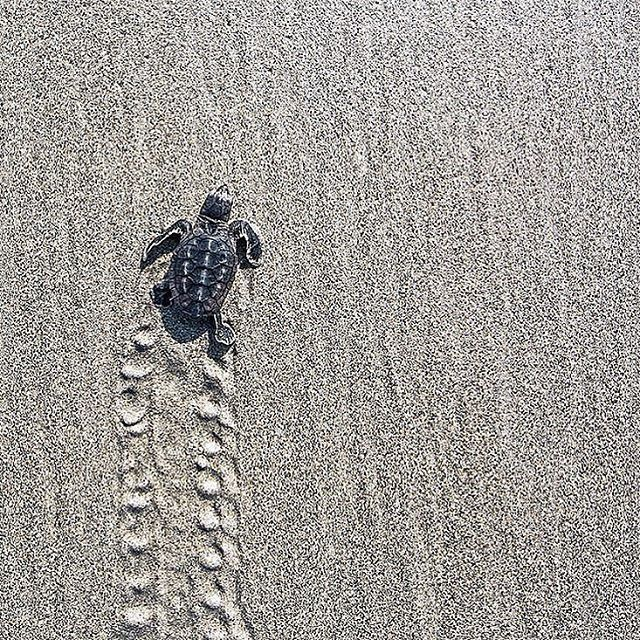
#> input picture images/turtle.jpg, 640 x 640 px
$ python kamuflaj.py
#> lines starting #> are read from the running program, lines starting #| are printed output that depends on the picture
from PIL import Image
import numpy as np
import scipy
import scipy.cluster
import random
import cv2
from matplotlib import pyplot as plt

def openImage(image, width=500, height=500):
#> called with image = 'images/turtle.jpg', width = 500, height = 500
    image = Image.open(image)
#> image is the input picture: PIL image 640x640 RGB; mean R, G, B 160.3, 157, 153.4
    image = image.resize((width, height))
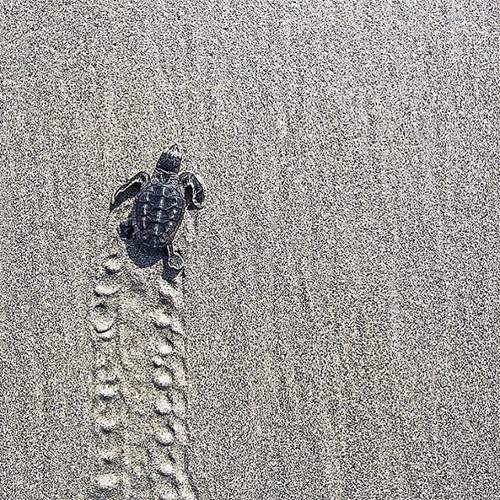
#> image: PIL image 500x500 RGB; mean R, G, B 160.2, 156.9, 153.4
    colorArray = createPattern(image)

    gray = image.convert('L')
    bw = np.asarray(gray).copy()
    bw[bw < 128] = 0
    bw[bw >= 128] = 255
    bw = Image.fromarray(bw) #Siyah beyaza çevrilmiş numpy tipi image formatına dönüştürüldü.
    pix=bw.load()
    imPix=image.load()
    cBlack = 0
    cWhite = 0

    #Resimdeki siyah beyaz sayısının hesaplanması.
    for x in range(height):
        for y in range(width):
            if(pix[x ,y] == 0):
                cBlack = cBlack+1
            else:
                cWhite = cWhite+1

    #Kamufle olacak nesnenin piksellerinin belirlenmesi ve o konuma göre ana resmin piksellerine renk ataması.
    for x in range(height):
        for y in range(width):
            if cWhite > cBlack:
                if(pix[x ,y] == 0):
                    a = random.choice(colorArray)
                    imPix[x, y] = tuple(a)
            else:
                if(pix[x ,y] == 255):
                    a = random.choice(colorArray)
                    imPix[x, y] = tuple(a)

    #Belirlenen piksel renklerine göre resim oluşturulması.
    img=np.zeros((width,height,3), dtype = "uint8")
    for x in range(height):
        for y in range(width):
            cv2.rectangle(img,(int(y),x),(int(y+1),x+1),imPix[y, x],-1)
    return img

def createPattern(image):
    colorArray = []
    ar = np.asarray(image)
    shape = ar.shape
#> shape = (500, 500, 3)
#> (the run stopped early here; a loop or call above may not have finished)

$ run again, with images/desert.jpg copied over images/turtle.jpg
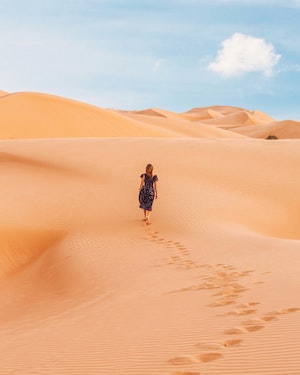
#> input picture images/desert.jpg, 300 x 375 px
#> in openImage, image is the input picture: PIL image 300x375 RGB; mean R, G, B 225.5, 185.2, 156
#> in openImage, `image = image.resize((width, height))`:
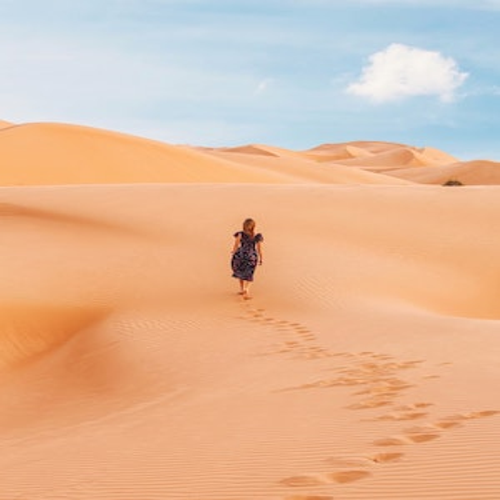
#> image: PIL image 500x500 RGB; mean R, G, B 225.5, 185.2, 156
